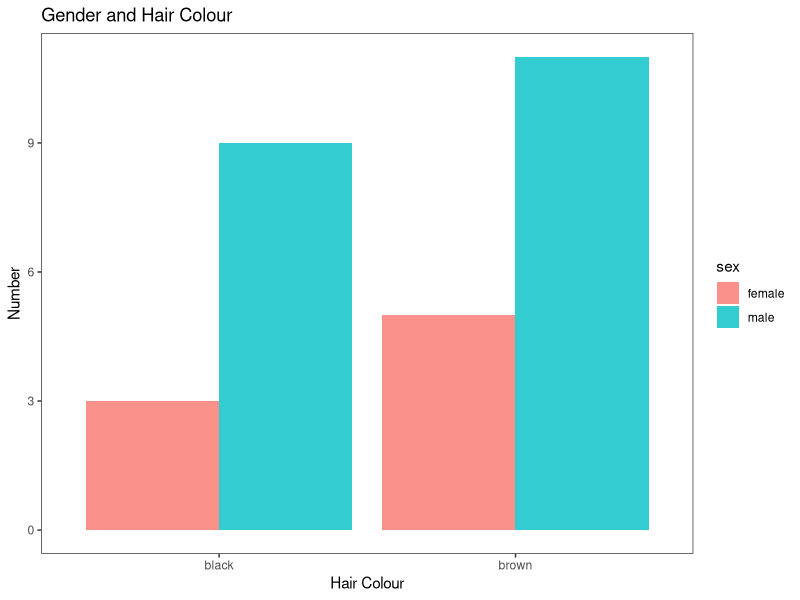
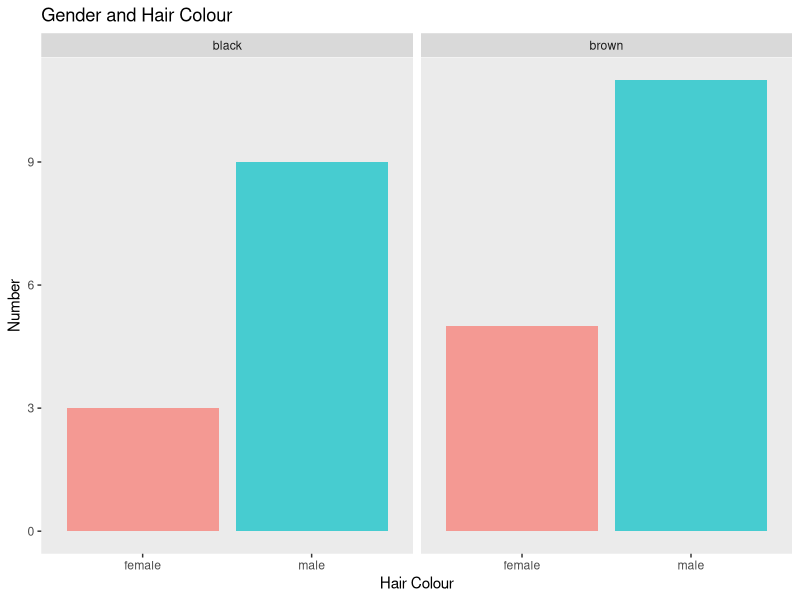
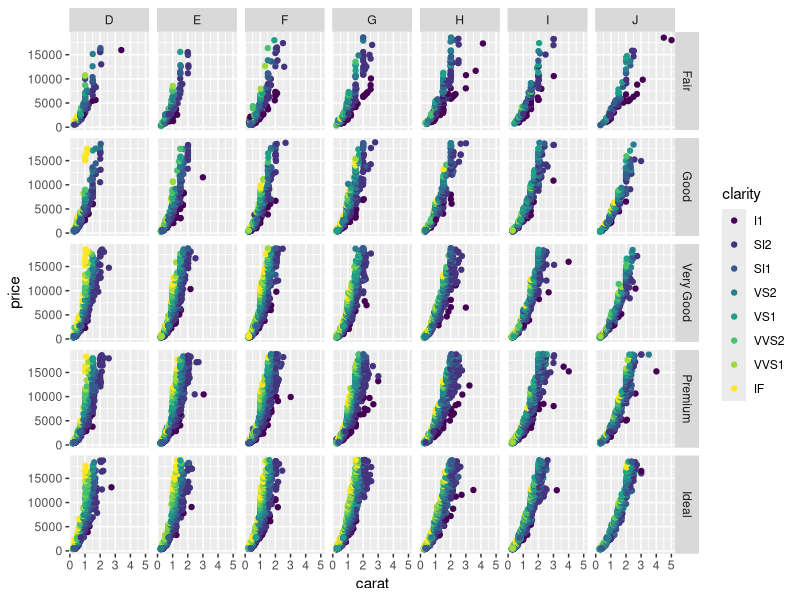
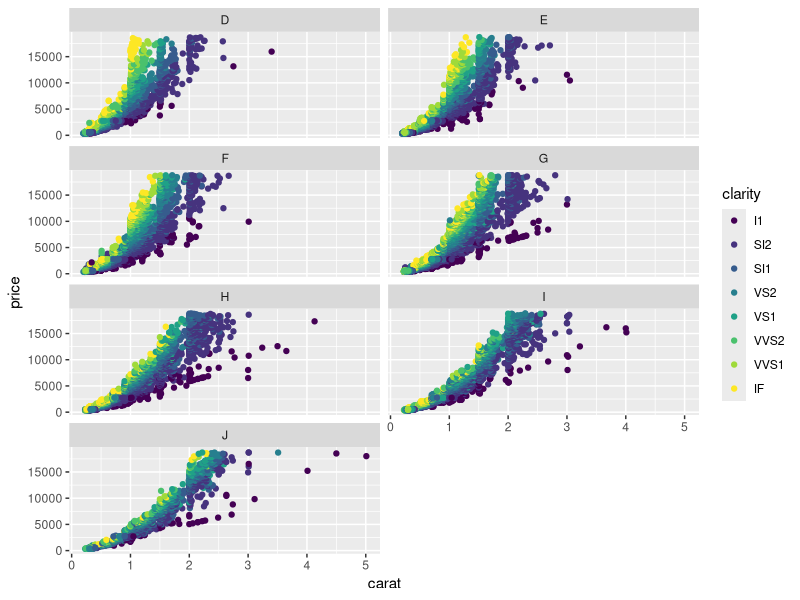

These charts were generated, in order, by the following R code:
# 参考
# ggplotを使用してデータを視覚化(Rプログラミング)
# https://www.youtube.com/watch?v=Er-tXfGkL08

library(tidyverse)
#data()  # いろいろなデータの種類が見れる
View(starwars)

starwars %>% 
  filter(hair_color == "black" | hair_color == "brown") %>% 
  drop_na(sex) %>% 
    ggplot(aes(hair_color, fill=sex)) +
    geom_bar(position = "dodge", alpha = 0.8) + # dodge ,fill とかグラフを変えてみる
    theme_bw() +                                # +を付けたり付けなかったりを試す
    theme(panel.grid.major = element_blank(),
          panel.grid.minor = element_blank()) +
    labs(title = "Gender and Hair Colour",
         x = "Hair Colour",
         y = "Number")

starwars %>% 
  filter(hair_color %in% c("black", "brown")) %>% 
  drop_na(sex) %>% 
  ggplot(aes(x = sex)) +
  geom_bar(aes(fill=sex), alpha=0.7) +
  facet_wrap(~ hair_color) +
  # theme_bw() +
  theme(panel.grid.major = element_blank(),
        panel.grid.minor = element_blank(),
        legend.position = "none") +
  labs(title = "Gender and Hair Colour",
       x = "Hair Colour",
       y = "Number")

# ファセット関数
# facet_grid()  # 行と列それぞれに分ける要素を指定して, 行と列ごとに区分け
# facet_wrap()  # 要素を指定すると, 勝手にそれを2次元に区分け

str(diamonds)
p <- ggplot(diamonds, aes(x=carat, y=price))
p + geom_point(aes(colour=clarity)) + facet_grid(cut ~ color)

p <- ggplot(diamonds, aes(x=carat, y=price))
p + geom_point(aes(colour=clarity)) + facet_wrap(~ color, ncol=2)
